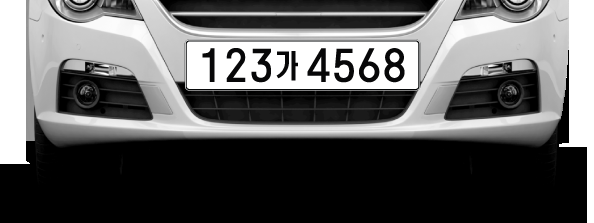
#> input picture car2.png, 594 x 223 px
$ jupyter execute --allow-errors car_license.ipynb   (shell and % lines are left out)
#> lines starting #> are read from the running program, lines starting #| are printed output that depends on the picture; after the words box and inside, x2 and y2 are one past the last pixel; in counts of white or black regions, pixels touching at a corner belong together
[cell 1]
import cv2
import numpy as np
import matplotlib.pyplot as plt
import pytesseract
#r'dataset_license\train\images\31--0132_jpg.rf.ddd1188f8c3d7700749cb4fbff6f047f.jpg'
image = cv2.imread('car2.png', cv2.IMREAD_GRAYSCALE) #gray scale로 jpg 파일 불러오기
#> image: shape (223, 594); min 0, max 255, mean 95.2
image.shape #이미지 shape 확인하고 resize 예정
#> Out = (223, 594)

[cell 2]
#추후에 이미지를 분석하는 모델에 넣어야 해서 그때 사용되는 시간을 줄이기 위해 리사이즈 실시
#여기서 하는 것은 하나의 이미지를 리사이즈 하고 가능한 선명하게 하는게 목적
#일단 리사이즈 전의 이미지가 선명한건 알겠는데 각각의 정확도와 시간의 차이가 얼마나 생기는지가 관건이다(전부 돌린 후 지울 주석)
#image_128 = cv2.resize(image,(128,128)) #리사이즈 하기에는 너무 값이 제대로 안 나와서 일단 대기

image_blur = cv2.GaussianBlur(image, ksize=(5,5), sigmaX=0)#이미지를 잘 인식시키기위해 가우시안 블러 사용

kernel = np.array([[0,-1,0],
                   [-1,5,-1],
                   [0,-1,0]]) #커널 생성
image_sharp = cv2.filter2D(image_blur,-1,kernel) # 블러 처리 된 이미지를 선명화 시키는 작업

image_histogram = cv2.equalizeHist(image_sharp) #이미지 평활화-> 객체 형태가 두드러지도록 만들어줌

#선명화된 이미지를 이진화 처리(영역마다 빛 조건이 달라질 때 도움이 됨) -> 번호판은 빛 조건이 달라 질 수 있어서 이진화를 함
#cv2.adaptiveThreshold(입력 이미지, 최댓값, 적응형 이진화 플래그, 임곗값 형식, 블록 크기, 감산값)
max_output_value = 255 #출력 픽셀 강도의 최대값을 결정
neighborhood_size = 51 #블록의 크기(홀수만 가능)
substract_from_mean = 10 #감산값
image_binarized = cv2.adaptiveThreshold(image_histogram, max_output_value,cv2.ADAPTIVE_THRESH_GAUSSIAN_C,
                                        cv2.THRESH_BINARY,neighborhood_size,substract_from_mean)#적응적 임계처리를 적용
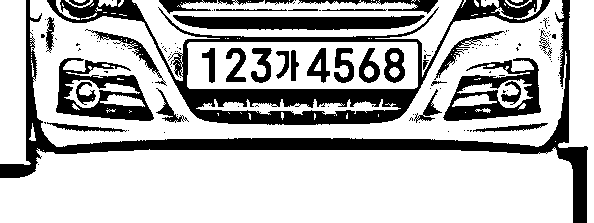
#> image_binarized: shape (223, 594); 72.4% white; 143 black regions (108 under 20 px), largest, box (x1, y1, x2, y2) and area: (47, 0, 550, 125) 10994, (0, 0, 588, 223) 9783, (173, 15, 425, 30) 2839
#cv2.ADAPTIVE_THRESH_GAUSSIAN_C 픽셀의 임계값을 주변 픽셀 강도의 가중치 합으로 설정
#cv2.ADAPTIVE_THRESH_MEAN_C는 픽셀의 임계값을 주변 픽셀의 평균으로 설정

fig, ax = plt.subplots(1,5, figsize=(15,10))
ax[0].imshow(image, cmap='gray')
ax[0].set_title('origianl')
#ax[1].imshow(image_128, cmap='gray')
#ax[1].set_title('128size') #이걸로 리사이즈 하니까 너무 그림의 값이 안나오긴 함 고려 잘해야겠음
ax[1].imshow(image_blur, cmap='gray')
ax[1].set_title('blur')
ax[2].imshow(image_sharp, cmap='gray')
ax[2].set_title('sharp')
ax[3].imshow(image_histogram, cmap='gray')
ax[3].set_title('histogram')
ax[4].imshow(image_binarized, cmap='gray')
ax[4].set_title('binary')

[cell 3]
#cv2.canny(image,threshold1,threshold2) #이미지의 외곽선을 검출해주는 함수
# 픽셀 강도의 중간값을 계산
median_intensity = np.median(image_binarized)
#> median_intensity = 255

# 중간 픽셀 강도에서 위아래 1 표준편차 떨어진 값을 임곗값으로 지정
lower_threshold = int(max(0, (1.0 - 0.3) * median_intensity)) #threshold2로 검증된 엣지의 주변이 엣지의 연장선인지 판단하는 임계값, 값이 작을 수록 연장선으로 판단
#> lower_threshold = 178
upper_threshold = int(min(255, (1.0 + 0.3) * median_intensity))#엣지인지 판단하는 임계값, 값이 작을 수록 연장선으로 판단
#> upper_threshold = 255
# Canny edge detection 적용
image_canny_ori = cv2.Canny(image, lower_threshold, upper_threshold)
#> image_canny_ori: shape (223, 594); 6.3% white in thin lines or dots
#image_canny_128 = cv2.Canny(image_128, lower_threshold, upper_threshold)
image_canny_blur = cv2.Canny(image_blur, lower_threshold, upper_threshold)
#> image_canny_blur: shape (223, 594); 4.3% white in thin lines or dots
image_canny_sharp = cv2.Canny(image_sharp, lower_threshold, upper_threshold)
#> image_canny_sharp: shape (223, 594); 6.1% white in thin lines or dots
image_canny_his = cv2.Canny(image_histogram, lower_threshold, upper_threshold)
#> image_canny_his: shape (223, 594); 7% white in thin lines or dots
image_canny_bi = cv2.Canny(image_binarized, lower_threshold, upper_threshold)
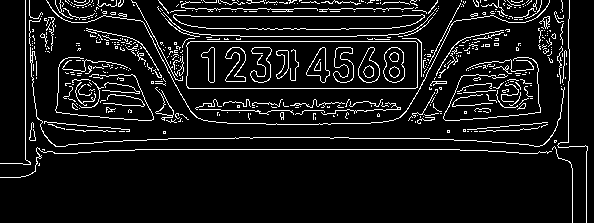
#> image_canny_bi: shape (223, 594); 8.5% white in thin lines or dots


fig, ax = plt.subplots(1,5, figsize=(15,10))
ax[0].imshow(image_canny_ori, cmap='gray')
ax[0].set_title('origianl')
#ax[1].imshow(image_canny_128, cmap='gray')
#ax[1].set_title('128size')
ax[1].imshow(image_canny_blur, cmap='gray')
ax[1].set_title('blur')
ax[2].imshow(image_canny_sharp, cmap='gray')
ax[2].set_title('sharp')
ax[3].imshow(image_canny_his, cmap='gray')
ax[3].set_title('histogram')
ax[4].imshow(image_canny_bi, cmap='gray')
ax[4].set_title('binary')
#흠.... 현재 결과까지만 봐서는 이진화를 하는 이유를 모르겠네 선명화에서 끝내도 될 거 같은데(추후 삭제)

[cell 4]
height, width = image.shape
#> height = 223; width = 594
#orginal
contours1, hierachy1 = cv2.findContours(
    image_canny_ori,
    mode=cv2.RETR_LIST,
    method=cv2.CHAIN_APPROX_SIMPLE
)
#> contours1 = 162 contours, 129 with area under 20; largest, box (x1, y1, x2, y2) and area: (187, 41, 418, 89) 10808, (187, 41, 418, 89) 10805, (47, 0, 550, 125) 7336, (174, 81, 417, 125) 7086, (384, 48, 405, 83) 564
#sharp
contours2, hierachy2 = cv2.findContours(
    image_canny_sharp,
    mode=cv2.RETR_LIST,
    method=cv2.CHAIN_APPROX_SIMPLE
)
#> contours2 = 122 contours, 89 with area under 20; largest, box (x1, y1, x2, y2) and area: (384, 48, 405, 83) 566, (384, 48, 405, 83) 540, (358, 48, 380, 83) 420, (358, 48, 380, 83) 390, (307, 48, 330, 83) 382
#histogram
contours3, hierachy3 = cv2.findContours(
    image_canny_his,
    mode=cv2.RETR_LIST,
    method=cv2.CHAIN_APPROX_SIMPLE
)
#> contours3 = 173 contours, 143 with area under 20; largest, box (x1, y1, x2, y2) and area: (187, 42, 418, 89) 10578, (187, 42, 418, 89) 10572, (384, 47, 405, 83) 590, (384, 47, 405, 83) 564, (358, 47, 380, 83) 447
#binary
contours4, hierachy4 = cv2.findContours(
    image_canny_bi,
    mode=cv2.RETR_LIST,
    method=cv2.CHAIN_APPROX_SIMPLE
)
#> contours4 = 565 contours, 535 with area under 20; largest, box (x1, y1, x2, y2) and area: (186, 41, 418, 89) 10815, (186, 41, 418, 89) 10812, (173, 14, 425, 30) 2872, (173, 14, 425, 30) 2864, (383, 47, 405, 83) 599

temp_result1 = np.zeros((height, width), dtype=np.uint8)
temp_result2 = np.zeros((height, width), dtype=np.uint8)
temp_result3 = np.zeros((height, width), dtype=np.uint8)
temp_result4 = np.zeros((height, width), dtype=np.uint8)

#> (the rest of this cell did not finish here and is left out)

[cell 5]
temp_result1 = np.zeros((height, width), dtype=np.uint8)
temp_result2 = np.zeros((height, width), dtype=np.uint8)
temp_result4 = np.zeros((height, width), dtype=np.uint8)

contours_dict = []
#original
for contour in contours1:
    x, y, w, h = cv2.boundingRect(contour)
    cv2.rectangle(temp_result1, pt1=(x,y), pt2=(x+w, y+h), color=(255,255,255), thickness=2)

    contours_dict.append({
        'contour': contour,
        'x': x,
        'y': y,
        'w': w,
        'h': h,
        'cx': x + (w / 2),
        'cy': y + (h / 2)
    })
#> this loop made 162 passes
#> (x, y, w, h) on passes 2 to 4: (127, 137, 345, 4), (541, 121, 18, 25), (38, 121, 19, 26)
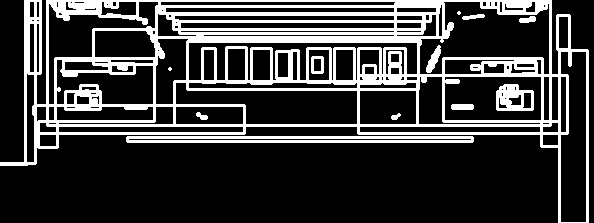
#> temp_result1: shape (223, 594); 23% white; 12 white regions (2 under 20 px), largest, box (x1, y1, x2, y2) and area: (0, 0, 589, 223) 26924, (126, 136, 474, 143) 2090, (496, 84, 534, 111) 678
#> after the loop, contours_dict = 162 items
#sharp
for contour in contours2:
    x, y, w, h = cv2.boundingRect(contour)
    cv2.rectangle(temp_result2, pt1=(x,y), pt2=(x+w, y+h), color=(255,255,255), thickness=2)

    contours_dict.append({
        'contour': contour,
        'x': x,
        'y': y,
        'w': w,
        'h': h,
        'cx': x + (w / 2),
        'cy': y + (h / 2)
    })
#> this loop made 122 passes
#> (x, y, w, h) on passes 1, 2, 3, 4, 5, 6, 8, 9, 12, 13, 14, 16: (0, 163, 30, 2), (125, 137, 349, 4), (39, 122, 18, 25), (35, 105, 189, 28), (75, 94, 12, 12), (507, 93, 15, 13), (500, 91, 4, 12), (497, 91, 27, 18), (73, 91, 27, 18), (93, 91, 4, 12), (85, 90, 4, 4), (507, 88, 1, 1)
#> (contour, x, y, w, h) on passes 7, 10, 11, 15, 24, 26: ([[509, 91], [510, 90], [511, 91], [510, 92]], 509, 90, 3, 3), ([[316, 91], [316, 92]], 316, 91, 1, 2), ([[211, 91], [212, 92], [213, 91], [214, 91]], 211, 91, 4, 2), ([[185, 89], [186, 90]], 185, 89, 2, 2), ([[505, 70], [506, 69], [507, 70], [506, 71]], 505, 69, 3, 3), ([[102, 70], [106, 70]], 102, 70, 5, 1)
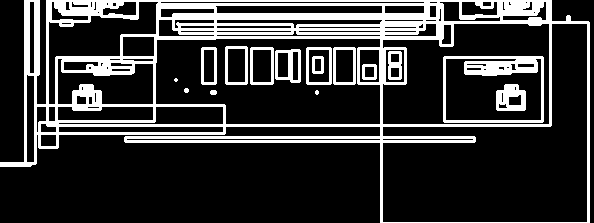
#> temp_result2: shape (223, 594); 20.8% white; 16 white regions (2 under 20 px), largest, box (x1, y1, x2, y2) and area: (0, 0, 590, 223) 22381, (443, 56, 544, 123) 1871, (496, 84, 526, 111) 577
#> after the loop, contours_dict = 284 items
#binary
for contour in contours4:
    x, y, w, h = cv2.boundingRect(contour)
    cv2.rectangle(temp_result4, pt1=(x,y), pt2=(x+w, y+h), color=(255,255,255), thickness=2)

    contours_dict.append({
        'contour': contour,
        'x': x,
        'y': y,
        'w': w,
        'h': h,
        'cx': x + (w / 2),
        'cy': y + (h / 2)
    })
#> this loop made 565 passes
#> (x, y, w, h) on passes 2, 4, 5: (38, 156, 4, 3), (0, 147, 552, 31), (552, 146, 21, 77)
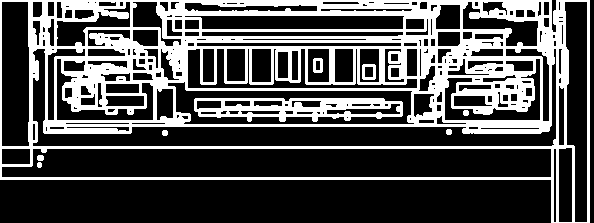
#> temp_result4: shape (223, 594); 31.1% white; 9 white regions, largest, box (x1, y1, x2, y2) and area: (0, 0, 590, 223) 37922, (194, 98, 403, 122) 2809, (362, 64, 376, 80) 140

fig,ax = plt.subplots(1,3,figsize=(12,10))
ax[0].imshow(temp_result1, cmap='gray')
ax[0].set_title('origianl')
ax[1].imshow(temp_result2, cmap='gray')
ax[1].set_title('sharp')
ax[2].imshow(temp_result4, cmap='gray')
ax[2].set_title('binary')

[cell 6]
MIN_AREA = 80
MIN_WIDTH, MIN_HEIGHT=2, 8
MIN_RATIO, MAX_RATIO = 0.25, 1.0

possible_contours = []

cnt = 0
for d in contours_dict:
    area = d['w'] * d['h']
    ratio = d['w'] / d['h']

    if area > MIN_AREA \
    and d['w'] > MIN_WIDTH and d['h'] > MIN_HEIGHT \
    and MIN_RATIO < ratio < MAX_RATIO:
        d['idx'] = cnt
        cnt += 1
        possible_contours.append(d)
#여기에서 임시값을 지정을 해줘야 밑에서 결과 값이 위에 contour한 것과 다르게 나온다 근데 왜 다르지?
temp_result1 = np.zeros((height, width), dtype = np.uint8)
temp_result2 = np.zeros((height, width), dtype = np.uint8)
temp_result3 = np.zeros((height, width), dtype = np.uint8)

#original
for d in possible_contours:
    cv2.rectangle(temp_result1, pt1=(d['x'], d['y']), pt2=(d['x']+d['w'], d['y']+d['h']), color=(255, 255, 255), thickness=2)
#> this loop made 100 passes
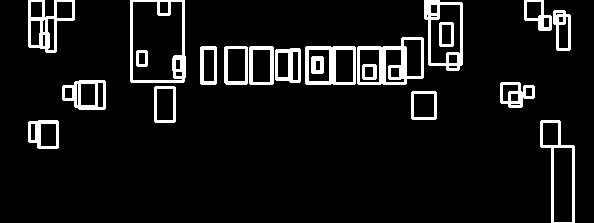
#> temp_result1: shape (223, 594); 8.1% white; 21 white regions, largest, box (x1, y1, x2, y2) and area: (357, 37, 424, 85) 1209, (130, 0, 186, 83) 1036, (28, 0, 75, 53) 878
#sharp
for d in possible_contours:
    cv2.rectangle(temp_result2, pt1=(d['x'], d['y']), pt2=(d['x']+d['w'], d['y']+d['h']), color=(255, 255, 255), thickness=2)
#binary
for d in possible_contours:
    cv2.rectangle(temp_result3, pt1=(d['x'], d['y']), pt2=(d['x']+d['w'], d['y']+d['h']), color=(255, 255, 255), thickness=2)

fig,ax = plt.subplots(1,3,figsize=(12,10))
ax[0].imshow(temp_result1, cmap='gray')
ax[0].set_title('origianl')
ax[1].imshow(temp_result2, cmap='gray')
ax[1].set_title('sharp')
ax[2].imshow(temp_result3, cmap='gray')
ax[2].set_title('binary')

대한민국 번호판 구별법
1.번호판 Contours의 width와 height의 비율은 모두 동일하거나 비슷하다.
2,번호판 Contours 사이의 간격은 일정하다.
3,최소 3개 이상 Contours가 인접해 있어야한다. (대한민국 기준)

[cell 7]
MAX_DIAG_MULTIPLYER = 5
MAX_ANGLE_DIFF = 12.0
MAX_AREA_DIFF = 0.5
MAX_WIDTH_DIFF = 0.8
MAX_HEIGHT_DIFF = 0.2
MIN_N_MATCHED = 3

def find_chars(contour_list):
    matched_result_idx = []

    for d1 in contour_list:
        matched_contours_idx = []
        for d2 in contour_list:
            if d1['idx'] == d2['idx']:
                continue

            dx = abs(d1['cx'] - d2['cx'])
            dy = abs(d1['cy'] - d2['cy'])

            diagonal_length1 = np.sqrt(d1['w'] ** 2 + d1['h'] ** 2)

            distance = np.linalg.norm(np.array([d1['cx'], d1['cy']]) - np.array([d2['cx'], d2['cy']]))
            if dx == 0:
                angle_diff = 90
            else:
                angle_diff = np.degrees(np.arctan(dy / dx))
            area_diff = abs(d1['w'] * d1['h'] - d2['w'] * d2['h']) / (d1['w'] * d1['h'])
            width_diff = abs(d1['w'] - d2['w']) / d1['w']
            height_diff = abs(d1['h'] - d2['h']) / d1['h']

            if distance < diagonal_length1 * MAX_DIAG_MULTIPLYER \
            and angle_diff < MAX_ANGLE_DIFF and area_diff < MAX_AREA_DIFF \
            and width_diff < MAX_WIDTH_DIFF and height_diff < MAX_HEIGHT_DIFF:
                matched_contours_idx.append(d2['idx'])

        matched_contours_idx.append(d1['idx'])

        if len(matched_contours_idx) < MIN_N_MATCHED:
            continue

        matched_result_idx.append(matched_contours_idx)

        unmatched_contour_idx = []
        for d4 in contour_list:
            if d4['idx'] not in matched_contours_idx:
                unmatched_contour_idx.append(d4['idx'])

        unmatched_contour = np.take(possible_contours, unmatched_contour_idx)

        recursive_contour_list = find_chars(unmatched_contour)

        for idx in recursive_contour_list:
            matched_result_idx.append(idx)

        break
#> this loop made 3 passes

    return matched_result_idx

result_idx = find_chars(possible_contours)

matched_result = []
for idx_list in result_idx:
    matched_result.append(np.take(possible_contours, idx_list))
#> this loop made 4 passes
#> idx_list on passes 1 to 3: [4, 5, 27, 28, 63, 64, 65, 2], [29, 30, 6], [32, 34, 72, 7]

temp_result1 = np.zeros((height, width), dtype=np.uint8)
#> temp_result1: shape (223, 594); every value is 0
temp_result2 = np.zeros((height, width), dtype=np.uint8)
temp_result3 = np.zeros((height, width), dtype=np.uint8)

#original
for r in matched_result:
    for d in r:
        cv2.rectangle(temp_result1, pt1=(d['x'], d['y']), pt2=(d['x']+d['w'], d['y']+d['h']), color=(255,255,255), thickness=2)
#> this loop made 4 passes
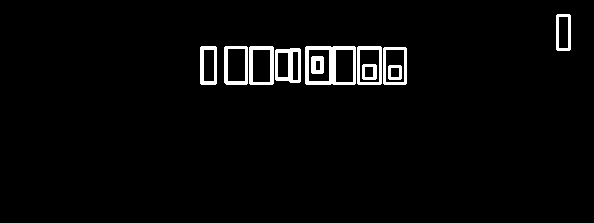
#> temp_result1: shape (223, 594); 3% white; 11 white regions, largest, box (x1, y1, x2, y2) and area: (305, 46, 356, 85) 817, (275, 48, 301, 83) 482, (249, 46, 274, 85) 427
#sharp
for r in matched_result:
    for d in r:
        cv2.rectangle(temp_result2, pt1=(d['x'], d['y']), pt2=(d['x']+d['w'], d['y']+d['h']), color=(255,255,255), thickness=2)
#binary
for r in matched_result:
    for d in r:
        cv2.rectangle(temp_result3, pt1=(d['x'], d['y']), pt2=(d['x']+d['w'], d['y']+d['h']), color=(255,255,255), thickness=2)

fig,ax = plt.subplots(1,3,figsize=(12,10))
ax[0].imshow(temp_result1, cmap='gray')
ax[0].set_title('origianl')
ax[1].imshow(temp_result2, cmap='gray')
ax[1].set_title('sharp')
ax[2].imshow(temp_result3, cmap='gray')
ax[2].set_title('binary')

[cell 8]
PLATE_WIDTH_PADDING = 1.3 # 1.3
PLATE_HEIGHT_PADDING = 1.5 # 1.5
MIN_PLATE_RATIO = 3
MAX_PLATE_RATIO = 10

plate_imgs_ori = []
plate_infos_ori = []
plate_imgs_sharp = []
plate_infos_sharp = []
plate_imgs_bi = []
plate_infos_bi = []

for i, matched_chars in enumerate(matched_result):
    sorted_chars = sorted(matched_chars, key=lambda x: x['cx'])

    plate_cx = (sorted_chars[0]['cx'] + sorted_chars[-1]['cx']) / 2
    plate_cy = (sorted_chars[0]['cy'] + sorted_chars[-1]['cy']) / 2

    plate_width = (sorted_chars[-1]['x'] + sorted_chars[-1]['w'] - sorted_chars[0]['x']) * PLATE_WIDTH_PADDING

    sum_height = 0
    for d in sorted_chars:
        sum_height += d['h']

    plate_height = int(sum_height / len(sorted_chars) * PLATE_HEIGHT_PADDING)

    triangle_height = sorted_chars[-1]['cy'] - sorted_chars[0]['cy']
    triangle_hypotenus = np.linalg.norm(
        np.array([sorted_chars[0]['cx'], sorted_chars[0]['cy']]) -
        np.array([sorted_chars[-1]['cx'], sorted_chars[-1]['cy']])
    )

    angle = np.degrees(np.arcsin(triangle_height / triangle_hypotenus))

    rotation_matrix = cv2.getRotationMatrix2D(center=(plate_cx, plate_cy), angle=angle, scale=1.0)

    img_rotated_ori = cv2.warpAffine(image_canny_ori, M=rotation_matrix, dsize=(width, height))
    img_rotated_sharp = cv2.warpAffine(image_canny_sharp, M=rotation_matrix, dsize=(width, height))
    img_rotated_bi = cv2.warpAffine(image_canny_bi, M=rotation_matrix, dsize=(width, height))

    #original
    img_cropped_ori = cv2.getRectSubPix(
        img_rotated_ori,
        patchSize=(int(plate_width), int(plate_height)),
        center=(int(plate_cx), int(plate_cy))
    )

    if img_cropped_ori.shape[1] / img_cropped_ori.shape[0] < MIN_PLATE_RATIO or img_cropped_ori.shape[1] / img_cropped_ori.shape[0] < MIN_PLATE_RATIO > MAX_PLATE_RATIO:
        continue

    plate_imgs_ori.append(img_cropped_ori)
    plate_infos_ori.append({
        'x': int(plate_cx - plate_width / 2),
        'y': int(plate_cy - plate_height / 2),
        'w': int(plate_width),
        'h': int(plate_height)
    })

    #sharp
    img_cropped_sharp = cv2.getRectSubPix(
        img_rotated_sharp,
        patchSize=(int(plate_width), int(plate_height)),
        center=(int(plate_cx), int(plate_cy))
    )

    if img_cropped_sharp.shape[1] / img_cropped_sharp.shape[0] < MIN_PLATE_RATIO or img_cropped_sharp.shape[1] / img_cropped_sharp.shape[0] < MIN_PLATE_RATIO > MAX_PLATE_RATIO:
        continue

    plate_imgs_sharp.append(img_cropped_sharp)
    plate_infos_sharp.append({
        'x': int(plate_cx - plate_width / 2),
        'y': int(plate_cy - plate_height / 2),
        'w': int(plate_width),
        'h': int(plate_height)
    })

    #binary

    img_cropped_bi = cv2.getRectSubPix(
        img_rotated_bi,
        patchSize=(int(plate_width), int(plate_height)),
        center=(int(plate_cx), int(plate_cy))
    )

    if img_cropped_bi.shape[1] / img_cropped_bi.shape[0] < MIN_PLATE_RATIO or img_cropped_bi.shape[1] / img_cropped_bi.shape[0] < MIN_PLATE_RATIO > MAX_PLATE_RATIO:
        continue

    plate_imgs_bi.append(img_cropped_bi)
    plate_infos_bi.append({
        'x': int(plate_cx - plate_width / 2),
        'y': int(plate_cy - plate_height / 2),
        'w': int(plate_width),
        'h': int(plate_height)
    })

    plt.subplot(len(matched_result), 3, i+1)
    plt.imshow(img_cropped_ori, cmap='gray')
    plt.title('origianl')
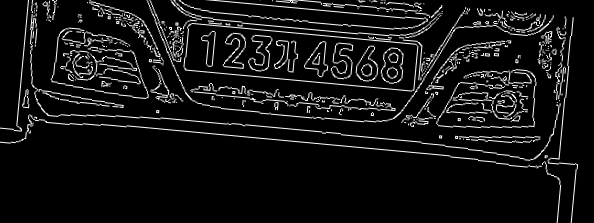
#> img_rotated_bi: shape (223, 594); min 0, max 255, mean 19.6
    # plt.imshow(img_cropped_sharp, cmap='gray')
    # # ax[1].set_title('sharp')
    # plt.imshow(img_cropped_bi, cmap='gray')
    # # ax[2].set_title('binary')

[cell 9]
plt.subplot(len(matched_result), 3, i+1)
plt.imshow(img_cropped_sharp, cmap='gray')
plt.title('sharp')

[cell 10]
plt.subplot(len(matched_result), 3, i+1)
plt.imshow(img_cropped_bi, cmap='gray')
plt.title('binary')
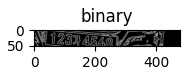
#> figure drawn by matplotlib, 1 panel
